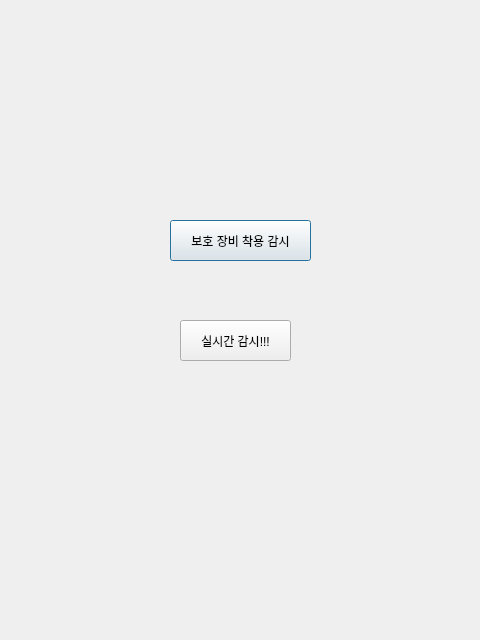
<?xml version="1.0" encoding="UTF-8"?>
<ui version="4.0">
 <class>Dialog</class>
 <widget class="QDialog" name="Dialog">
  <property name="geometry">
   <rect>
    <x>0</x>
    <y>0</y>
    <width>480</width>
    <height>640</height>
   </rect>
  </property>
  <property name="windowTitle">
   <string>YOLO 작업장 복장 감시</string>
  </property>
  <property name="windowIcon">
   <iconset>
    <normaloff>IconFile/main.ico</normaloff>IconFile/main.ico</iconset>
  </property>
  <widget class="QPushButton" name="Btt_WearingDetect">
   <property name="geometry">
    <rect>
     <x>170</x>
     <y>220</y>
     <width>141</width>
     <height>41</height>
    </rect>
   </property>
   <property name="text">
    <string>보호 장비 착용 감시</string>
   </property>
   <property name="icon">
    <iconset>
     <normaloff>IconFile/main.ico</normaloff>IconFile/main.ico</iconset>
   </property>
  </widget>
  <widget class="QPushButton" name="Btt_Realtime_Detect">
   <property name="geometry">
    <rect>
     <x>180</x>
     <y>320</y>
     <width>111</width>
     <height>41</height>
    </rect>
   </property>
   <property name="text">
    <string>실시간 감시!!!</string>
   </property>
   <property name="icon">
    <iconset>
     <normaloff>IconFile/icon1.jpg</normaloff>IconFile/icon1.jpg</iconset>
   </property>
  </widget>
  <widget class="QLabel" name="label">
   <property name="geometry">
    <rect>
     <x>0</x>
     <y>0</y>
     <width>481</width>
     <height>641</height>
    </rect>
   </property>
   <property name="autoFillBackground">
    <bool>false</bool>
   </property>
   <property name="text">
    <string/>
   </property>
   <property name="pixmap">
    <pixmap>IconFile/main2.jpg</pixmap>
   </property>
   <property name="scaledContents">
    <bool>true</bool>
   </property>
  </widget>
  <zorder>label</zorder>
  <zorder>Btt_WearingDetect</zorder>
  <zorder>Btt_Realtime_Detect</zorder>
 </widget>
 <resources/>
 <connections/>
</ui>
